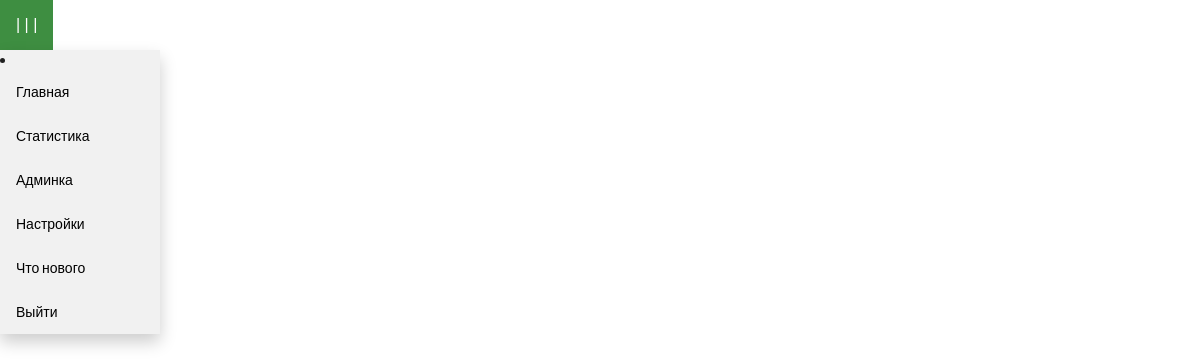
Page /get_detail/63 (signed in) on the earlier database version.
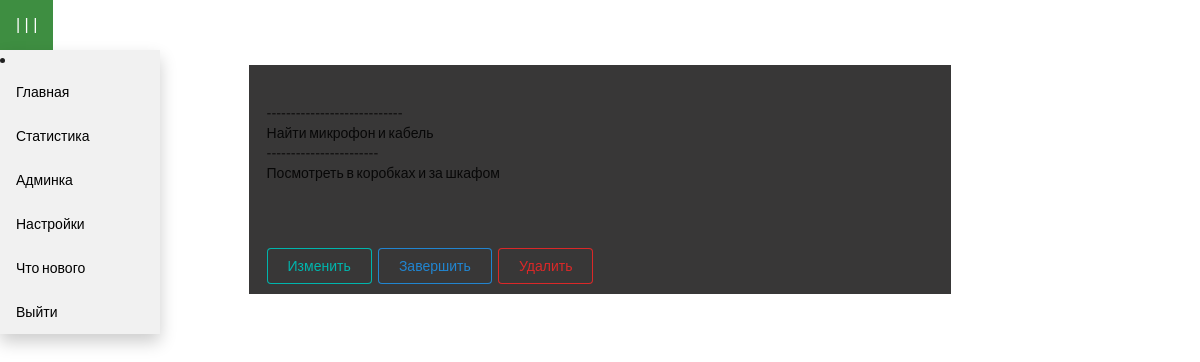
Same page on the later database version.
### todo/models.py (models this page shows)
class ToDo(db.Model):
    id = db.Column(db.Integer, primary_key=True)
    title = db.Column(db.String(100))
    tag_id = db.Column(db.Integer)
    descr = db.Column(db.String(1000))
    create_date = db.Column(db.DateTime)
    close_date = db.Column(db.DateTime)
    is_complete = db.Column(db.Boolean)
    is_cycle = db.Column(db.String(25))
    cycle_series = db.Column(db.Integer)

### todo/routes.py (the view)
@app.get('/get_detail/<int:todo_id>')
@login_required
def get_detail(todo_id):
    one_todo = ToDo.query.filter_by(id=todo_id).all()
    todo_tags = Tag.query.filter_by(uid=current_user.id).distinct(Tag.title)
    return render_template('todo/modal2.html', todo_list=one_todo, todo_tags=todo_tags)

### todo/routes.py (called while the page is built)
@login_manager.user_loader
def load_user(user_id):
    user = db.session.get(Users, int(user_id))
    return user

### todo/templates/todo/modal2.html (shortened to what this page needs)
{% extends 'todo/layout.html' %}
{% block content %}
{% for todo in todo_list %}
<div class="modal-body">
    <form class="ui form" action="#openModal" method="get"
        style="width: 60%; background-color: rgb(56, 55, 55); margin-left: 20%; margin-right: 20%;" name="creator">
        <div class="field" style="padding: 2.5%">
            <br>----------------------------<br>{{todo.title}}<br>-----------------------<br>{{todo.descr
            | safe}}<br>
        </div>
        <button class="ui teal basic button" type="submit"
            style="margin-bottom: 10px; margin-left: 2.5%;">Изменить</button>
        {% if todo.is_complete == False %}
        <a class="ui primary basic button" href="/update/{{ todo.id }}">Завершить</a>
        {% else %}
        <span class="ui green label">Завершено</span>
        <a class="ui blue button" href="/update/{{ todo.id }}">Возобновить</a>
        {% endif %}
        <a class="ui negative basic button" href="/delete/{{ todo.id }}">Удалить</a>
    </form>
</div>
{% endfor %}
{% endblock content %}

Differences in the rows shown:
added ToDo: title "Найти микрофон и кабель", descr "Посмотреть в коробках и за шкафом"
